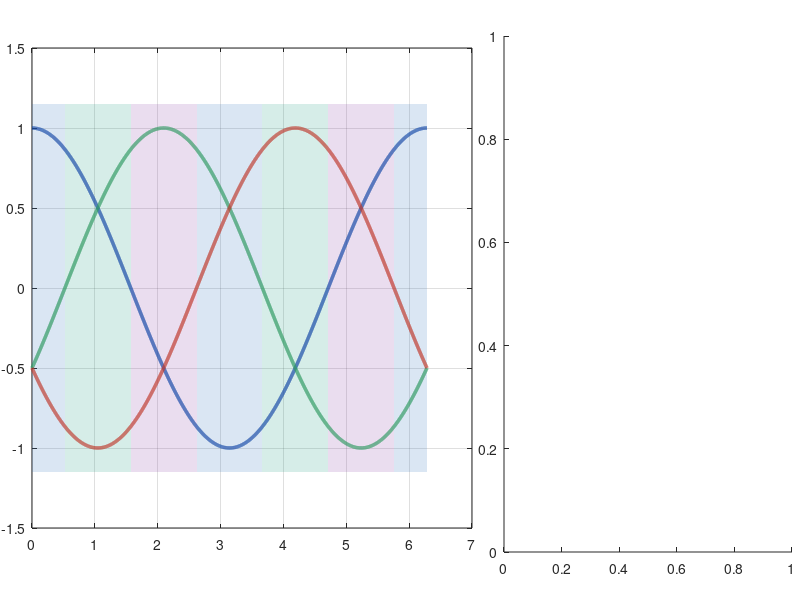

Write MATLAB code to recreate this figure. (Note: this script raises an error after producing the figure.)
%% ================================================================
%  Six Current-Sign Sectors  +  Time-Domain Phase Currents
%  EJ2311 — Modulation of Power Converters, KTH
%
%  Left panel : three-phase sinusoidal currents coloured by sector,
%               with sector boundaries marked and lone phase labelled.
%  Right panel: sector wheel (sign + lone phase + θ rule).
%% ================================================================
clear; clc; close all;

%% ── Colour palette (one colour per lone phase) ──────────────────
%   Same colours used on both the waveform and the wheel
COL = struct( ...
    'A', [0.20 0.45 0.75], ...   % blue   — lone A
    'B', [0.55 0.25 0.65], ...   % purple — lone B
    'C', [0.10 0.60 0.50]);      % teal   — lone C

ALPHA_FILL = 0.18;   % shading transparency on waveform plot

%% ── Time-domain parameters ──────────────────────────────────────
N    = 4000;
t    = linspace(0, 2*pi, N);     % one fundamental period [rad]

ia   =  cos(t);
ib   =  cos(t - 2*pi/3);
ic   =  cos(t - 4*pi/3);

%% ── Per-sample sector classification ───────────────────────────
%  Signs: +1 or -1  (zero treated as +1 to avoid edge ambiguity)
sa = sign(ia + 1e-12);
sb = sign(ib + 1e-12);
sc = sign(ic + 1e-12);

% Lone phase = the one whose sign differs from the other two
lone = zeros(1, N);   % 1=A, 2=B, 3=C
for k = 1:N
    if sa(k) ~= sb(k) && sa(k) ~= sc(k)
        lone(k) = 1;   % A is lone
    elseif sb(k) ~= sa(k) && sb(k) ~= sc(k)
        lone(k) = 2;   % B is lone
    else
        lone(k) = 3;   % C is lone
    end
end

%% ── Sector boundaries (zero-crossings of any phase) ─────────────
% A new sector begins whenever any phase changes sign.
sign_change = [false, diff(sa)~=0 | diff(sb)~=0 | diff(sc)~=0];
boundary_idx = find(sign_change);

%% ── Six sector definitions (for the wheel) ──────────────────────
sectors = {
%   sign label   lone
    '(+−−)',     'A';
    '(++−)',     'C';
    '(−+−)',     'B';
    '(−++)',     'A';
    '(−−+)',     'C';
    '(+−+)',     'B';
};
Ns = size(sectors,1);

%% ================================================================
%  FIGURE LAYOUT
%% ================================================================
fig = figure('Color','white','Position',[60 60 1400 640]);

%  Left: time-domain (wider), Right: sector wheel
ax_t = subplot('Position', [0.04 0.12 0.55 0.80]);   % time-domain
ax_w = subplot('Position', [0.63 0.08 0.36 0.86]);   % wheel

%% ================================================================
%  LEFT PANEL — Time-Domain Currents
%% ================================================================
axes(ax_t); hold on; box on; grid on;

%% Shade each sector region with the lone-phase colour
%  Build contiguous segment list first
seg_start = [1, boundary_idx];
seg_end   = [boundary_idx-1, N];

for s = 1:numel(seg_start)
    i1 = seg_start(s);
    i2 = seg_end(s);
    if i1 > i2, continue; end

    lp  = lone(i1);                          % lone phase index
    key = 'A'; if lp==2, key='B'; elseif lp==3, key='C'; end
    fc  = COL.(key);

    xpatch = [t(i1:i2), fliplr(t(i1:i2))];
    ypatch = [ones(1,i2-i1+1)*1.15, ones(1,i2-i1+1)*(-1.15)];
    fill(xpatch, ypatch, fc, ...
         'FaceAlpha', ALPHA_FILL, 'EdgeColor','none');
end

%% Phase current curves
plot(t, ia, 'Color', [0.08 0.28 0.65], 'LineWidth', 2.5, ...
     'DisplayName', 'i_a');
plot(t, ib, 'Color', [0.18 0.60 0.38], 'LineWidth', 2.5, ...
     'DisplayName', 'i_b');
plot(t, ic, 'Color', [0.75 0.22 0.17], 'LineWidth', 2.5, ...
     'DisplayName', 'i_c');

%% Sector boundary vertical lines
for k = boundary_idx
    xline(t(k), '--', 'Color',[0.5 0.5 0.5], 'LineWidth', 0.9, ...
          'Alpha', 0.7);
end

%% Zero line
yline(0, 'Color',[0.6 0.6 0.6], 'LineWidth', 0.8);

%% Sector labels: sign pattern + Lone=X
% Identify unique segments by lone phase AND sign pattern
prev_pattern = '';
for s = 1:numel(seg_start)
    i1  = seg_start(s);
    i2  = seg_end(s);
    if i1 > i2, continue; end

    lp  = lone(i1);
    key = 'A'; if lp==2, key='B'; elseif lp==3, key='C'; end
    fc  = COL.(key);

    % sign pattern string
    sp = sprintf('(%s%s%s)', pm(sa(i1)), pm(sb(i1)), pm(sc(i1)));

    t_mid = (t(i1) + t(i2)) / 2;
    cur_pattern = sprintf('%s_%d', sp, lp);
    if strcmp(cur_pattern, prev_pattern), continue; end   % skip duplicates
    prev_pattern = cur_pattern;

    % sign pattern + lone phase label
    text(t_mid,  1.08, sp, ...
         'HorizontalAlignment','center','FontSize', 9.5, ...
         'FontWeight','bold','Color', fc*0.7);
    text(t_mid,  0.92, sprintf('Lone=%s', key), ...
         'HorizontalAlignment','center','FontSize', 8.5, ...
         'Color', fc*0.7);

end

%% Axes formatting
xlim([0, 2*pi]);
ylim([-1.20, 1.20]);
xticks(0 : pi/3 : 2*pi);
xticklabels({'0','π/3','2π/3','π','4π/3','5π/3','2π'});
xlabel('\omega t  (rad)', 'FontSize', 12, 'FontWeight','bold');
ylabel('Current  (p.u.)', 'FontSize', 12, 'FontWeight','bold');
title('Three-Phase Currents with Current-Sign Sectors', ...
      'FontSize', 13, 'FontWeight','bold', 'Color',[0.05 0.10 0.30]);

% Phase legend + lone-phase colour patches
hL(1) = plot(NaN, NaN, 'Color',[0.08 0.28 0.65], 'LineWidth',2.5);
hL(2) = plot(NaN, NaN, 'Color',[0.18 0.60 0.38], 'LineWidth',2.5);
hL(3) = plot(NaN, NaN, 'Color',[0.75 0.22 0.17], 'LineWidth',2.5);
hL(4) = patch(NaN,NaN, COL.A, 'FaceAlpha',0.5,'EdgeColor','none');
hL(5) = patch(NaN,NaN, COL.B, 'FaceAlpha',0.5,'EdgeColor','none');
hL(6) = patch(NaN,NaN, COL.C, 'FaceAlpha',0.5,'EdgeColor','none');
legend(hL, {'i_a','i_b','i_c','Lone=A','Lone=B','Lone=C'}, ...
       'Location','southeast','FontSize',9,'NumColumns',3,'Box','off');

ax_t.FontSize = 11;

%% ================================================================
%  RIGHT PANEL — Sector Wheel
%% ================================================================
axes(ax_w); hold on; axis equal off;
ax_w.XLim = [-1.40 1.40];
ax_w.YLim = [-1.40 1.40];

R_out   = 1.00;
R_in    = 0.38;
R_label = 0.66;

th_fine = linspace(0, 2*pi, 3601);

% Sector centres: start at 90° (12-o'clock), go CCW, 60° each
ctr_deg = 90 - 30 - (0:Ns-1)*60;
half_deg = 30;

% ── Wedges ──────────────────────────────────────────────────────
for k = 1:Ns
    lk  = sectors{k,2};
    fc  = COL.(lk) * 0.45 + 0.55;   % lighten for wheel

    a1 = deg2rad(ctr_deg(k) + half_deg);
    a2 = deg2rad(ctr_deg(k) - half_deg);
    th_arc = linspace(a1, a2, 200);

    fill([0, R_out*cos(th_arc), 0], ...
         [0, R_out*sin(th_arc), 0], ...
         fc, 'EdgeColor',[0.5 0.5 0.6], 'LineWidth',1.1);
end

% ── Circles ─────────────────────────────────────────────────────
plot(R_out*cos(th_fine), R_out*sin(th_fine), ...
     'Color',[0.40 0.40 0.55], 'LineWidth',1.5);
plot(R_in*cos(th_fine),  R_in*sin(th_fine), ...
     '--','Color',[0.55 0.55 0.65],'LineWidth',0.9);

% ── Dividing lines ───────────────────────────────────────────────
for k = 1:Ns
    ang = deg2rad(ctr_deg(k) + half_deg);
    plot([0, R_out*cos(ang)],[0, R_out*sin(ang)], ...
         'Color',[0.50 0.50 0.60],'LineWidth',1.1);
end

% ── Sector labels ────────────────────────────────────────────────
for k = 1:Ns
    ac  = deg2rad(ctr_deg(k));
    lk  = sectors{k,2};
    tc  = COL.(lk) * 0.65;          % dark version for text

    xc = R_label*cos(ac);  yc = R_label*sin(ac);

    % sign pattern
    text(xc, yc+0.09, sectors{k,1}, ...
         'HorizontalAlignment','center','FontSize',11, ...
         'FontWeight','bold','Color',tc);
    % lone phase
    text(xc, yc-0.09, sprintf('Lone=%s', lk), ...
         'HorizontalAlignment','center','FontSize',9.5, ...
         'FontWeight','bold','Color',tc);


end

% ── Centre ───────────────────────────────────────────────────────
text(0,  0.07,'Sign', 'HorizontalAlignment','center', ...
     'FontSize',12,'FontWeight','bold','Color',[0.1 0.1 0.25]);
text(0, -0.09,'Sector','HorizontalAlignment','center', ...
     'FontSize',12,'FontWeight','bold','Color',[0.1 0.1 0.25]);

% ── Title ────────────────────────────────────────────────────────
title('Sign Sectors', 'FontSize',12,'FontWeight','bold', ...
      'Color',[0.05 0.10 0.30]);

% ── Legend ───────────────────────────────────────────────────────
h(1) = patch(NaN,NaN, COL.A*0.45+0.55, 'EdgeColor','none');
h(2) = patch(NaN,NaN, COL.B*0.45+0.55, 'EdgeColor','none');
h(3) = patch(NaN,NaN, COL.C*0.45+0.55, 'EdgeColor','none');
legend(h, {'Lone=A','Lone=B','Lone=C'}, ...
       'Location','southoutside','Orientation','horizontal', ...
       'FontSize',9,'Box','off');

set(fig,'PaperPositionMode','auto');

%% ================================================================
%  HELPER FUNCTIONS
%% ================================================================
function s = pm(v)
%PM  Return '+' or '−' depending on sign of v.
    if v >= 0, s = '+'; else, s = '−'; end
end
